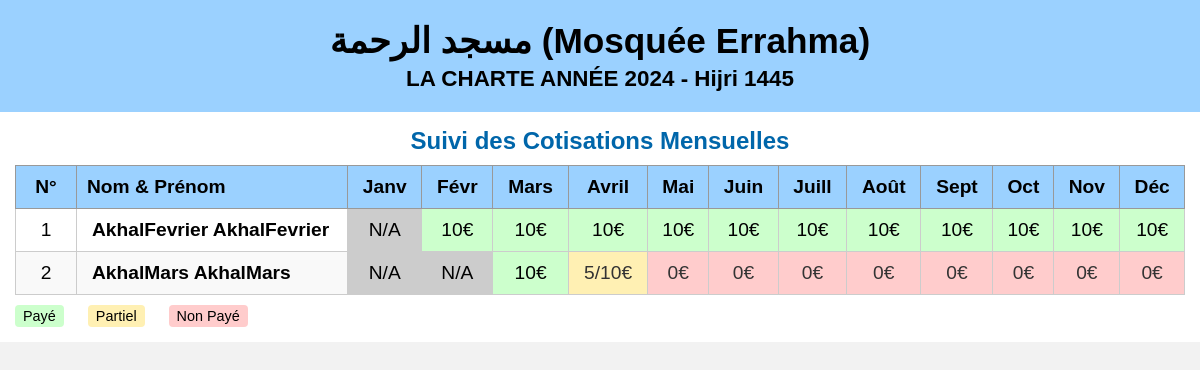
/public_display.php, run on an earlier commit of the app's database.
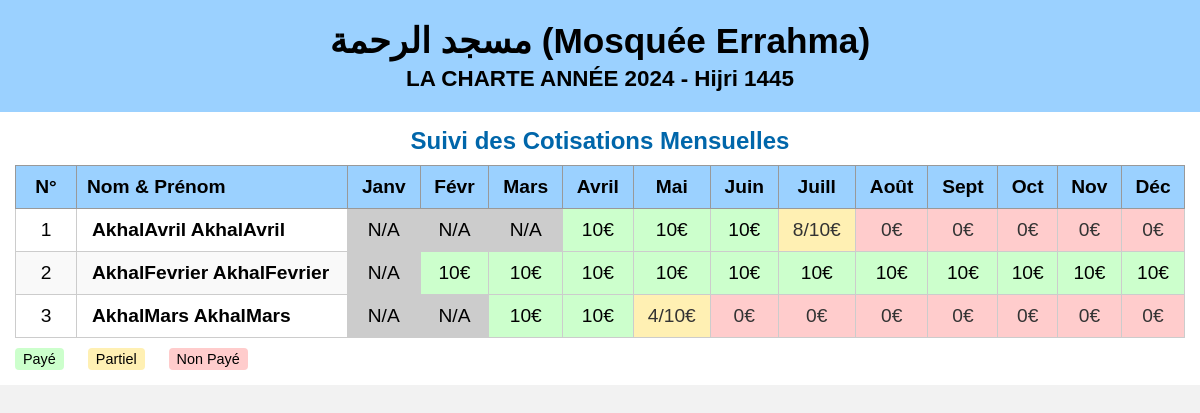
And on a later commit of the database.
### tables this page shows
CREATE TABLE Adherents (
    id INTEGER PRIMARY KEY AUTOINCREMENT,
    nom TEXT,
    prenom TEXT,
    email TEXT UNIQUE,
    telephone TEXT,
    date_inscription DATE DEFAULT (CURRENT_DATE),
    anonyme BOOLEAN DEFAULT 0,
    donateur_temporaire BOOLEAN DEFAULT 0,
    monthly_fee DECIMAL(10,2) DEFAULT 0,
    start_date DATE,
    end_date DATE
);

### public_display.php (the view, shortened to what this page needs)
<?php
include 'db.php';
$currentYear = date('Y');
$adherents = $db->query("
    SELECT id, nom, prenom, monthly_fee, start_date, end_date
    FROM Adherents
    ORDER BY nom, prenom
")->fetchAll(PDO::FETCH_ASSOC);
function getPaidAmount($db, $idAdherent, $year, $month) {
    $st = $db->prepare("
        SELECT paid_amount
        FROM Cotisation_Months
        WHERE id_adherent = ?
          AND year = ?
          AND month = ?
    ");
    $st->execute([$idAdherent, $year, $month]);
    $row = $st->fetch(PDO::FETCH_ASSOC);
    return $row ? (float)$row['paid_amount'] : 0.0;
}
?>
<!DOCTYPE html>
<html lang="fr">
<head>
</head>
<body>
  <div class="header">
    <h1>مسجد الرحمة  (Mosquée Errahma)</h1>
    <h2>
      LA CHARTE ANNÉE <?= htmlspecialchars($currentYear) ?> - Hijri
      <span id="hijriYear">1445</span>
    </h2>
  </div>
  <div class="container">
    <div class="table-title">Suivi des Cotisations Mensuelles</div>
    <table>
      <thead>
        <tr>
          <th style="width:40px;">N°</th>
          <th class="name-col" style="width:250px;">Nom & Prénom</th>
          <th>Janv</th>
          <th>Févr</th>
          <th>Mars</th>
          <th>Avril</th>
          <th>Mai</th>
          <th>Juin</th>
          <th>Juill</th>
          <th>Août</th>
          <th>Sept</th>
          <th>Oct</th>
          <th>Nov</th>
          <th>Déc</th>
        </tr>
      </thead>
      <tbody>
        <?php
        $num = 1;
    foreach ($adherents as $ad) {
        echo "<tr>";
        echo "<td>{$num}</td>";
        echo "<td class='name-col'>" . htmlspecialchars($ad['nom'] . " " . $ad['prenom']) . "</td>";
        $monthlyFee = (float)$ad['monthly_fee'];
        $start = $ad['start_date'] ? new DateTime($ad['start_date']) : null;
        for ($m=1; $m <= 12; $m++) {
            $thisMonth = new DateTime("$currentYear-$m-01");
            if ($start && $thisMonth < $start) {
                echo "<td style='background:#ccc'>N/A</td>";
                continue;
            }
            $paid = getPaidAmount($db, $ad['id'], $currentYear, $m);
            if ($paid <= 0) {
                echo "<td class='nonpaye'>0€</td>";
            } elseif ($paid >= $monthlyFee) {
                echo "<td class='paid'>" . $paid . "€</td>";
            } else {
                echo "<td class='partiel'>" . $paid . "/" . $monthlyFee . "€</td>";
            }
        }
        echo "</tr>";
        $num++;
        }
        ?>
      </tbody>
    </table>
    <div class="legend">
      <span class="paid-label">Payé</span>
      <span class="partiel-label">Partiel</span>
      <span class="nonpaye-label">Non Payé</span>
    </div>
  </div>
</body>
</html>

### public_display.php (style rules this page uses)
body { font-family: Arial, sans-serif; margin: 0; padding: 0; background-color: #f2f2f2; }
.header { background: #9bd1ff; text-align: center; padding: 20px; color: #000; }
.header h1 { margin: 0; font-size: 2.2em; font-weight: bold; }
.header h2 { margin: 5px 0 0 0; font-size: 1.4em; }
.container { max-width: 1400px; margin: 0 auto; background: white; padding: 15px; }
.table-title { text-align: center; margin-bottom: 10px; font-size: 1.5em; font-weight: bold; color: #0066aa; }
table { width: 100%; border-collapse: collapse; font-size: 1.2em; }
thead th { background: #9bd1ff; color: #000; text-align: center; padding: 10px; border: 1px solid #999; }
tbody td { text-align: center; padding: 10px; border: 1px solid #ccc; }
td.name-col { text-align: left; padding-left: 15px; font-weight: bold; }
th.name-col { text-align: left; }
tbody tr:nth-child(even) { background: #f9f9f9; }
.paid { background-color: #ccffcc; color: #000; }
.partiel { background-color: #fff0b3; color: #333; }
.nonpaye { background-color: #ffcccc; color: #333; }
.legend { margin-top: 10px; font-size: 0.9em; }
.legend span { display: inline-block; margin-right: 20px; padding: 3px 8px; border-radius: 4px; }
.legend .paid-label { background-color: #ccffcc; }
.legend .partiel-label { background-color: #fff0b3; }
.legend .nonpaye-label { background-color: #ffcccc; }

What changed in the data, as far as the page shows it:
added adherents: nom+prenom "AkhalAvril AkhalAvril", start_date "N/A", paid "10", paid "8", monthly_fee "10"
Also different on the page:
new list line: "10 €"
new list line: "4 / 10 €"
list line gone: "5 / 10 €"
list line gone: "0€"
